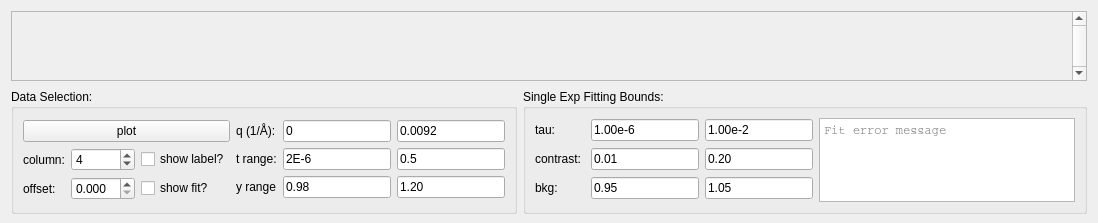
         <widget class="QWidget" name="widget">
          <attribute name="title">
           <string>g2</string>
          </attribute>
          <layout class="QGridLayout" name="gridLayout_9">
           <item row="0" column="0">
            <widget class="QScrollArea" name="scrollArea">
             <property name="sizePolicy">
              <sizepolicy hsizetype="Preferred" vsizetype="Preferred">
               <horstretch>0</horstretch>
               <verstretch>30</verstretch>
              </sizepolicy>
             </property>
             <property name="minimumSize">
              <size>
               <width>0</width>
               <height>0</height>
              </size>
             </property>
             <property name="verticalScrollBarPolicy">
              <enum>Qt::ScrollBarAlwaysOn</enum>
             </property>
             <property name="sizeAdjustPolicy">
              <enum>QAbstractScrollArea::AdjustToContents</enum>
             </property>
             <property name="widgetResizable">
              <bool>true</bool>
             </property>
             <widget class="QWidget" name="g2_scroll_area">
              <property name="geometry">
               <rect>
                <x>0</x>
                <y>0</y>
                <width>1478</width>
                <height>702</height>
               </rect>
              </property>
              <property name="sizePolicy">
               <sizepolicy hsizetype="Expanding" vsizetype="Expanding">
                <horstretch>0</horstretch>
                <verstretch>0</verstretch>
               </sizepolicy>
              </property>
              <layout class="QGridLayout" name="gridLayout_10">
               <item row="0" column="0">
                <widget class="MplCanvas" name="mp_g2" native="true">
                 <property name="sizePolicy">
                  <sizepolicy hsizetype="Expanding" vsizetype="Expanding">
                   <horstretch>0</horstretch>
                   <verstretch>30</verstretch>
                  </sizepolicy>
                 </property>
                 <property name="minimumSize">
                  <size>
                   <width>0</width>
                   <height>0</height>
                  </size>
                 </property>
                </widget>
               </item>
              </layout>
             </widget>
            </widget>
           </item>
           <item row="1" column="0">
            <layout class="QGridLayout" name="gridLayout_8">
             <item row="0" column="0">
              <widget class="QGroupBox" name="groupBox">
               <property name="sizePolicy">
                <sizepolicy hsizetype="Expanding" vsizetype="Fixed">
                 <horstretch>0</horstretch>
                 <verstretch>0</verstretch>
                </sizepolicy>
               </property>
               <property name="minimumSize">
                <size>
                 <width>300</width>
                 <height>125</height>
                </size>
               </property>
               <property name="maximumSize">
                <size>
                 <width>16777215</width>
                 <height>120</height>
                </size>
               </property>
               <property name="title">
                <string>Data Selection:</string>
               </property>
               <layout class="QGridLayout" name="gridLayout_13">
                <item row="0" column="1">
                 <layout class="QGridLayout" name="gridLayout_11">
                  <item row="2" column="1">
                   <widget class="QLineEdit" name="g2_ymin">
                    <property name="sizePolicy">
                     <sizepolicy hsizetype="Fixed" vsizetype="Fixed">
                      <horstretch>0</horstretch>
                      <verstretch>0</verstretch>
                     </sizepolicy>
                    </property>
                    <property name="text">
                     <string>0.98</string>
                    </property>
                    <property name="placeholderText">
                     <string>min</string>
                    </property>
                   </widget>
                  </item>
                  <item row="0" column="1">
                   <widget class="QLineEdit" name="g2_qmin">
                    <property name="sizePolicy">
                     <sizepolicy hsizetype="Fixed" vsizetype="Fixed">
                      <horstretch>0</horstretch>
                      <verstretch>0</verstretch>
                     </sizepolicy>
                    </property>
                    <property name="text">
                     <string>0</string>
                    </property>
                    <property name="placeholderText">
                     <string>min</string>
                    </property>
                   </widget>
                  </item>
                  <item row="0" column="0">
                   <widget class="QLabel" name="label_3">
                    <property name="text">
                     <string>q (1/Å):</string>
                    </property>
                   </widget>
                  </item>
                  <item row="1" column="0">
                   <widget class="QLabel" name="label_4">
                    <property name="text">
                     <string>t range:</string>
                    </property>
                   </widget>
                  </item>
                  <item row="2" column="0">
                   <widget class="QLabel" name="label_7">
                    <property name="text">
                     <string>y range</string>
                    </property>
                   </widget>
                  </item>
                  <item row="1" column="1">
                   <widget class="QLineEdit" name="g2_tmin">
                    <property name="sizePolicy">
                     <sizepolicy hsizetype="Fixed" vsizetype="Fixed">
                      <horstretch>0</horstretch>
                      <verstretch>0</verstretch>
                     </sizepolicy>
                    </property>
                    <property name="text">
                     <string>2E-6</string>
                    </property>
                    <property name="placeholderText">
                     <string>min</string>
                    </property>
                   </widget>
                  </item>
                  <item row="0" column="2">
                   <widget class="QLineEdit" name="g2_qmax">
                    <property name="sizePolicy">
                     <sizepolicy hsizetype="Fixed" vsizetype="Fixed">
                      <horstretch>0</horstretch>
                      <verstretch>0</verstretch>
                     </sizepolicy>
                    </property>
                    <property name="text">
                     <string>0.0092</string>
                    </property>
                    <property name="placeholderText">
                     <string>max</string>
                    </property>
                   </widget>
                  </item>
                  <item row="1" column="2">
                   <widget class="QLineEdit" name="g2_tmax">
                    <property name="sizePolicy">
                     <sizepolicy hsizetype="Fixed" vsizetype="Fixed">
                      <horstretch>0</horstretch>
                      <verstretch>0</verstretch>
                     </sizepolicy>
                    </property>
                    <property name="text">
                     <string>0.5</string>
                    </property>
                    <property name="placeholderText">
                     <string>max</string>
                    </property>
                   </widget>
                  </item>
                  <item row="2" column="2">
                   <widget class="QLineEdit" name="g2_ymax">
                    <property name="sizePolicy">
                     <sizepolicy hsizetype="Fixed" vsizetype="Fixed">
                      <horstretch>0</horstretch>
                      <verstretch>0</verstretch>
                     </sizepolicy>
                    </property>
                    <property name="text">
                     <string>1.20</string>
                    </property>
                    <property name="placeholderText">
                     <string>max</string>
                    </property>
                   </widget>
                  </item>
                 </layout>
                </item>
                <item row="0" column="0">
                 <layout class="QGridLayout" name="gridLayout_19">
                  <item row="0" column="0" colspan="3">
                   <widget class="QPushButton" name="pushButton_4">
                    <property name="sizePolicy">
                     <sizepolicy hsizetype="Minimum" vsizetype="Preferred">
                      <horstretch>0</horstretch>
                      <verstretch>0</verstretch>
                     </sizepolicy>
                    </property>
                    <property name="minimumSize">
                     <size>
                      <width>0</width>
                      <height>0</height>
                     </size>
                    </property>
                    <property name="text">
                     <string>plot</string>
                    </property>
                   </widget>
                  </item>
                  <item row="1" column="0">
                   <widget class="QLabel" name="label_8">
                    <property name="text">
                     <string>column:</string>
                    </property>
                   </widget>
                  </item>
                  <item row="1" column="1">
                   <widget class="QSpinBox" name="sb_g2_column">
                    <property name="minimum">
                     <number>1</number>
                    </property>
                    <property name="maximum">
                     <number>8</number>
                    </property>
                    <property name="singleStep">
                     <number>1</number>
                    </property>
                    <property name="value">
                     <number>4</number>
                    </property>
                   </widget>
                  </item>
                  <item row="1" column="2">
                   <widget class="QCheckBox" name="g2_show_label">
                    <property name="text">
                     <string>show label?</string>
                    </property>
                   </widget>
                  </item>
                  <item row="2" column="0">
                   <widget class="QLabel" name="label">
                    <property name="text">
                     <string>offset:</string>
                    </property>
                   </widget>
                  </item>
                  <item row="2" column="1">
                   <widget class="QDoubleSpinBox" name="sb_g2_offset">
                    <property name="decimals">
                     <number>3</number>
                    </property>
                    <property name="singleStep">
                     <double>0.005000000000000</double>
                    </property>
                   </widget>
                  </item>
                  <item row="2" column="2">
                   <widget class="QCheckBox" name="g2_show_fit">
                    <property name="text">
                     <string>show fit?</string>
                    </property>
                   </widget>
                  </item>
                 </layout>
                </item>
               </layout>
              </widget>
             </item>
             <item row="0" column="1">
              <widget class="QGroupBox" name="groupBox_2">
               <property name="sizePolicy">
                <sizepolicy hsizetype="Expanding" vsizetype="Fixed">
                 <horstretch>0</horstretch>
                 <verstretch>0</verstretch>
                </sizepolicy>
               </property>
               <property name="minimumSize">
                <size>
                 <width>0</width>
                 <height>125</height>
                </size>
               </property>
               <property name="maximumSize">
                <size>
                 <width>16777215</width>
                 <height>120</height>
                </size>
               </property>
               <property name="title">
                <string>Single Exp Fitting Bounds:</string>
               </property>
               <layout class="QGridLayout" name="gridLayout_14">
                <item row="0" column="1">
                 <widget class="QPlainTextEdit" name="g2_err_msg">
                  <property name="sizePolicy">
                   <sizepolicy hsizetype="Expanding" vsizetype="Preferred">
                    <horstretch>20</horstretch>
                    <verstretch>0</verstretch>
                   </sizepolicy>
                  </property>
                  <property name="font">
                   <font>
                    <family>Courier</family>
                   </font>
                  </property>
                  <property name="placeholderText">
                   <string>Fit error message</string>
                  </property>
                 </widget>
                </item>
                <item row="0" column="0">
                 <layout class="QGridLayout" name="gridLayout_15">
                  <item row="0" column="2">
                   <widget class="QLineEdit" name="tau_max">
                    <property name="text">
                     <string>1.00e-2</string>
                    </property>
                    <property name="placeholderText">
                     <string>max</string>
                    </property>
                   </widget>
                  </item>
                  <item row="1" column="2">
                   <widget class="QLineEdit" name="cts_max">
                    <property name="text">
                     <string>0.20</string>
                    </property>
                    <property name="placeholderText">
                     <string>max</string>
                    </property>
                   </widget>
                  </item>
                  <item row="0" column="1">
                   <widget class="QLineEdit" name="tau_min">
                    <property name="text">
                     <string>1.00e-6</string>
                    </property>
                    <property name="placeholderText">
                     <string>min</string>
                    </property>
                   </widget>
                  </item>
                  <item row="1" column="0">
                   <widget class="QLabel" name="label_6">
                    <property name="text">
                     <string>contrast: </string>
                    </property>
                   </widget>
                  </item>
                  <item row="2" column="2">
                   <widget class="QLineEdit" name="bkg_max">
                    <property name="text">
                     <string>1.05</string>
                    </property>
                    <property name="placeholderText">
                     <string>max</string>
                    </property>
                   </widget>
                  </item>
                  <item row="1" column="1">
                   <widget class="QLineEdit" name="cts_min">
                    <property name="text">
                     <string>0.01</string>
                    </property>
                    <property name="placeholderText">
                     <string>min</string>
                    </property>
                   </widget>
                  </item>
                  <item row="2" column="1">
                   <widget class="QLineEdit" name="bkg_min">
                    <property name="text">
                     <string>0.95</string>
                    </property>
                    <property name="placeholderText">
                     <string>min</string>
                    </property>
                   </widget>
                  </item>
                  <item row="2" column="0">
                   <widget class="QLabel" name="label_10">
                    <property name="text">
                     <string>bkg:</string>
                    </property>
                   </widget>
                  </item>
                  <item row="0" column="0">
                   <widget class="QLabel" name="label_5">
                    <property name="text">
                     <string>tau:</string>
                    </property>
                   </widget>
                  </item>
                 </layout>
                </item>
               </layout>
              </widget>
             </item>
            </layout>
           </item>
          </layout>
         </widget>
